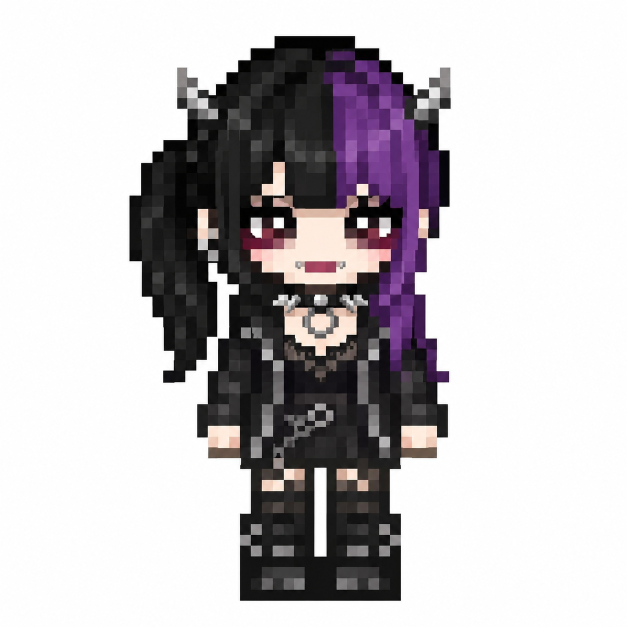
#> input picture character_apearance.png, 1254 x 1254 px (shown at 1/2 size)
$ python process-assets.py ../character_apearance.png ../character_reference_sheet.png
#> lines starting #> are read from the running program, lines starting #| are printed output that depends on the picture
"""Turn generated 4-frame chroma strips into transparent, runtime-sized PNG frames."""
from pathlib import Path
import sys
from PIL import Image

ROOT = Path(__file__).resolve().parents[1]
OUT = ROOT / "assets" / "nuoge"


def largest_alpha_component(image: Image.Image) -> Image.Image:
    """Remove detached generation artifacts while preserving the connected character."""
    rgba = image.convert("RGBA")
    alpha = rgba.getchannel("A")
    mask = alpha.point(lambda value: 255 if value >= 20 else 0)
    width, height = mask.size
    pixels = mask.load()
    seen = set()
    components = []
    for y in range(height):
        for x in range(width):
            if not pixels[x, y] or (x, y) in seen:
                continue
            stack = [(x, y)]
            seen.add((x, y))
            component = []
            while stack:
                px, py = stack.pop()
                component.append((px, py))
                for nx, ny in ((px-1, py), (px+1, py), (px, py-1), (px, py+1)):
                    if 0 <= nx < width and 0 <= ny < height and pixels[nx, ny] and (nx, ny) not in seen:
                        seen.add((nx, ny))
                        stack.append((nx, ny))
            components.append(component)
    if not components:
        return rgba
    keep = set(max(components, key=len))
    data = rgba.load()
    for y in range(height):
        for x in range(width):
            if (x, y) not in keep:
                data[x, y] = (0, 0, 0, 0)
    return rgba


def split_strip(source: Path, state: str) -> None:
#> called with state = '../character_reference_sheet.png'
    image = Image.open(source).convert("RGBA")
    frame_width = image.width // 4
#> frame_width = 313
    destination = OUT / state
    destination.mkdir(parents=True, exist_ok=True)
    for index in range(4):
        frame = image.crop((index * frame_width, 0, (index + 1) * frame_width, image.height))
        frame = largest_alpha_component(frame)
        frame.thumbnail((220, 260), Image.Resampling.NEAREST)
        canvas = Image.new("RGBA", (240, 280), (0, 0, 0, 0))
        canvas.alpha_composite(frame, ((240 - frame.width) // 2, 280 - frame.height))
        canvas.save(destination / f"frame-{index + 1:02d}.png", optimize=True)
#> this loop made 4 passes
#> pass 1, in split_strip, `frame = image.crop((index * frame_width, 0, (index + 1) * frame_width,..`:
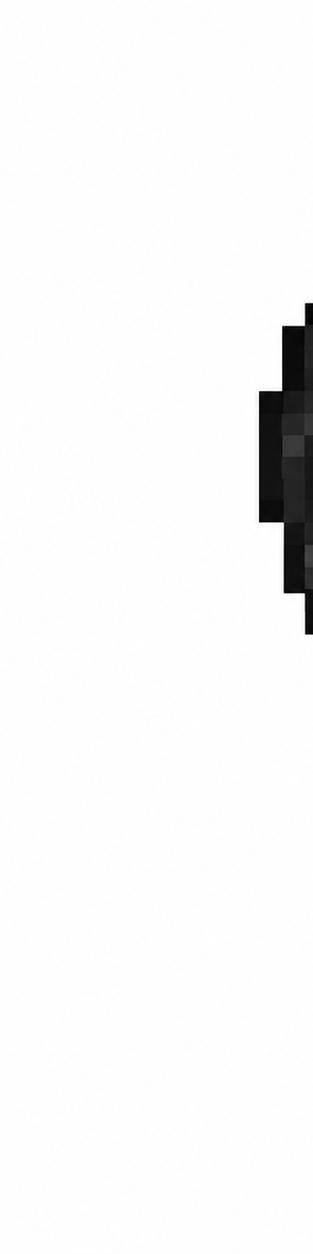
#> frame: PIL image 313x1254 RGBA; mean R, G, B, A 247.1, 247.1, 247.1, 255
#> pass 1, in split_strip, `canvas.save(destination / f"frame-{index + 1:02d}.png", optimize=True)`:
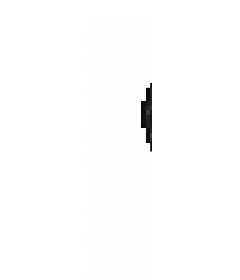
#> saved as frame-01.png: PIL image 240x280 RGBA; mean R, G, B, A 62.2, 62.2, 62.2, 64.1; transparent parts drawn white


if __name__ == "__main__":
    if len(sys.argv) != 3:
        raise SystemExit("usage: process-assets.py <transparent-strip> <state>")
    split_strip(Path(sys.argv[1]), sys.argv[2])
